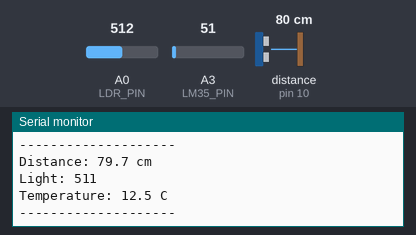
The sketch below on a simulated Arduino Uno, built with avr-gcc and run on an emulated ATmega328P. On the bench: the last lines printed to the serial monitor. Wiring (inferred from the names in the program): ultrasonic range finder: trigger pin 9; echo pin 10. The inputs (shaded band) are chosen by the test bench; at power-on: distance to the obstacle (sensor on pin 10) 80 cm, A3 (LM35_PIN) = 51, A0 (LDR_PIN) = 512. The echo pulse lasts 58.3 µs per cm.

Above: at 1.8 s.
1.9 s: distance to the obstacle (sensor on pin 10) set to 2 cm
3.4 s: A3 (LM35_PIN) set to 61
At 4.7 s:
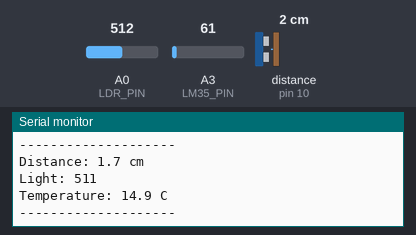
4.9 s: A0 (LDR_PIN) set to 716
At 5.9 s:
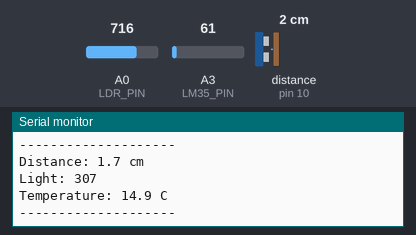
6.4 s: distance to the obstacle (sensor on pin 10) set to 4 cm
7.9 s: A3 (LM35_PIN) set to 71
At 8.5 s:
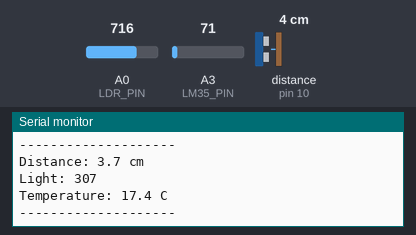
9.4 s: A0 (LDR_PIN) set to 900
At 10.8 s:
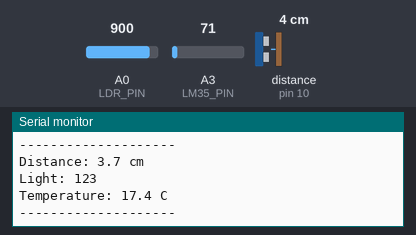
Timing chart, 0 to 11.9 s (numbered marks = the images above; inputs shaded):
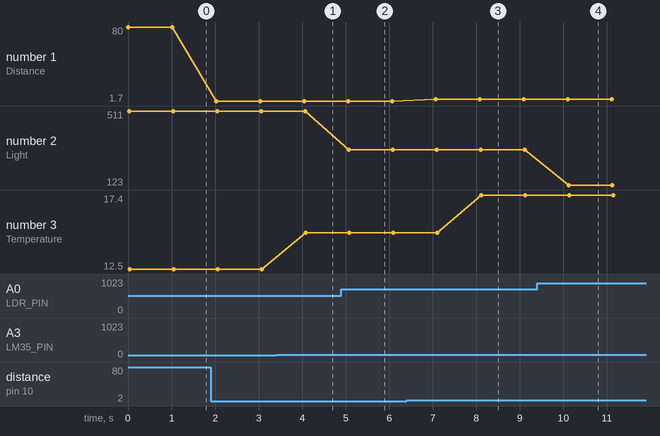

The sketch:

sensors.ino
```cpp
#include "sensor_math.h"

#define TRIG_PIN 9
#define ECHO_PIN 10
#define LDR_PIN A0
#define LM35_PIN A3

void setup() {
  Serial.begin(9600);
  pinMode(TRIG_PIN, OUTPUT);
  pinMode(ECHO_PIN, INPUT);
}

void loop() {
  digitalWrite(TRIG_PIN, LOW);
  delayMicroseconds(2);
  digitalWrite(TRIG_PIN, HIGH);
  delayMicroseconds(10);
  digitalWrite(TRIG_PIN, LOW);

  long duration = pulseIn(ECHO_PIN, HIGH);
  float distance = distanceCm(duration);

  Serial.print("Distance: ");
  Serial.print(distance, 1);
  Serial.println(" cm");

  int light = invertLight(analogRead(LDR_PIN));

  Serial.print("Light: ");
  Serial.println(light);

  int lm35Value = analogRead(LM35_PIN);
  float temperature = tempC(lm35Value);

  Serial.print("Temperature: ");
  Serial.print(temperature, 1);
  Serial.println(" C");

  Serial.println("--------------------");
  delay(1000);
}
```

Measured:
- after the input at 3.4 s, the serial monitor: prints a new line after 0.68 s (image 1)
- after the input at 4.9 s, the serial monitor: prints a new line after 0.18 s (image 2)
- after the input at 7.9 s, the serial monitor: prints a new line after 0.22 s (image 3)
- after the input at 9.4 s, the serial monitor: prints a new line after 0.72 s (image 4)
- plotted number 1: 79.7 → 1.7 after the input at 1.9 s, 1.7 → 3.7 after the input at 6.4 s
- plotted number 2: 511 → 307 after the input at 4.9 s, 307 → 123 after the input at 9.4 s
- plotted number 3: 12.5 → 14.9 after the input at 3.4 s, 14.9 → 17.4 after the input at 7.9 s
